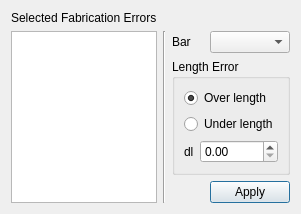
<?xml version="1.0" encoding="UTF-8"?>
<ui version="4.0">
 <class>EditFabricationErrorsDialog</class>
 <widget class="QDialog" name="EditFabricationErrorsDialog">
  <property name="geometry">
   <rect>
    <x>0</x>
    <y>0</y>
    <width>267</width>
    <height>192</height>
   </rect>
  </property>
  <property name="windowTitle">
   <string>Edit Assembly/Fabrication Errors</string>
  </property>
  <layout class="QGridLayout" name="gridLayout">
   <item row="0" column="0">
    <widget class="QLabel" name="SelectedFabricationErrosLabel">
     <property name="sizePolicy">
      <sizepolicy hsizetype="Preferred" vsizetype="Maximum">
       <horstretch>0</horstretch>
       <verstretch>0</verstretch>
      </sizepolicy>
     </property>
     <property name="text">
      <string>Selected Fabrication Errors</string>
     </property>
    </widget>
   </item>
   <item row="1" column="0" rowspan="3">
    <widget class="QTextEdit" name="selectedFabricationErrorsTextEdit">
     <property name="undoRedoEnabled">
      <bool>false</bool>
     </property>
     <property name="readOnly">
      <bool>true</bool>
     </property>
     <property name="acceptRichText">
      <bool>false</bool>
     </property>
    </widget>
   </item>
   <item row="1" column="1" rowspan="3">
    <widget class="Line" name="line">
     <property name="orientation">
      <enum>Qt::Vertical</enum>
     </property>
    </widget>
   </item>
   <item row="1" column="2">
    <widget class="QLabel" name="barLabel">
     <property name="text">
      <string>Bar</string>
     </property>
    </widget>
   </item>
   <item row="1" column="3">
    <widget class="ComboBox" name="barComboBox"/>
   </item>
   <item row="2" column="2" colspan="2">
    <widget class="QGroupBox" name="lengthErrorGroupBox">
     <property name="title">
      <string>Length Error</string>
     </property>
     <layout class="QFormLayout" name="formLayout">
      <item row="0" column="0" colspan="2">
       <widget class="QRadioButton" name="overLengthRadioButton">
        <property name="text">
         <string>Over length</string>
        </property>
        <property name="checked">
         <bool>true</bool>
        </property>
       </widget>
      </item>
      <item row="1" column="0" colspan="2">
       <widget class="QRadioButton" name="underLengthRadioButton">
        <property name="text">
         <string>Under length</string>
        </property>
       </widget>
      </item>
      <item row="2" column="0">
       <widget class="QLabel" name="lengthErrorLabel">
        <property name="text">
         <string>dl</string>
        </property>
       </widget>
      </item>
      <item row="2" column="1">
       <widget class="QDoubleSpinBox" name="lengthErrorDoubleSpinBox"/>
      </item>
     </layout>
    </widget>
   </item>
   <item row="3" column="2">
    <spacer name="horizontalSpacer">
     <property name="orientation">
      <enum>Qt::Horizontal</enum>
     </property>
     <property name="sizeHint" stdset="0">
      <size>
       <width>21</width>
       <height>20</height>
      </size>
     </property>
    </spacer>
   </item>
   <item row="3" column="3">
    <widget class="QPushButton" name="editFabricationErrorsPushButton">
     <property name="text">
      <string>Apply</string>
     </property>
     <property name="icon">
      <iconset resource="../../rsc.qrc">
       <normaloff>:/icons/dialog-ok-apply.png</normaloff>:/icons/dialog-ok-apply.png</iconset>
     </property>
    </widget>
   </item>
  </layout>
 </widget>
 <customwidgets>
  <customwidget>
   <class>ComboBox</class>
   <extends>QComboBox</extends>
   <header>combobox.h</header>
  </customwidget>
 </customwidgets>
 <resources>
  <include location="../../rsc.qrc"/>
 </resources>
 <connections/>
</ui>
